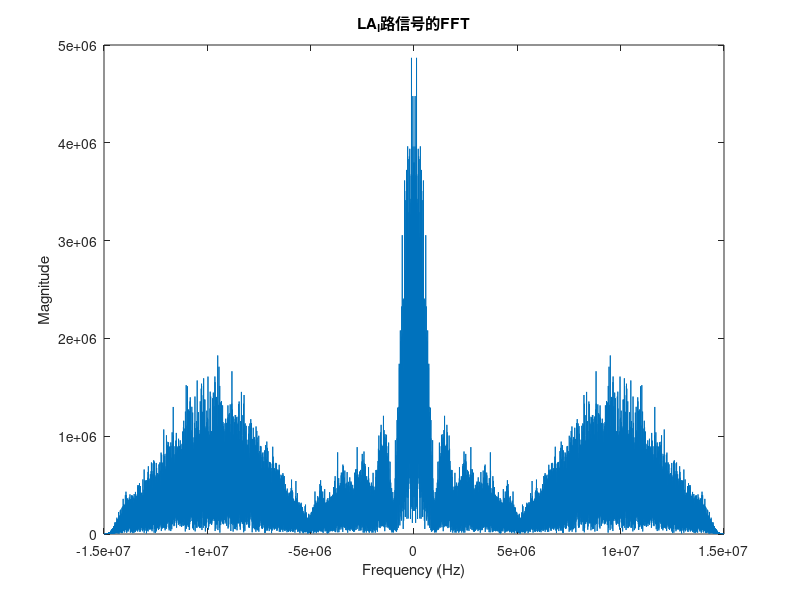
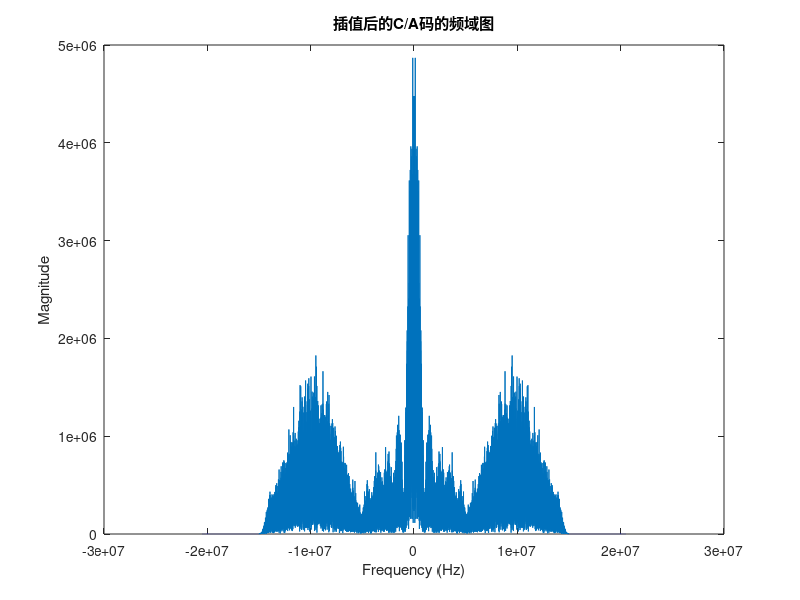
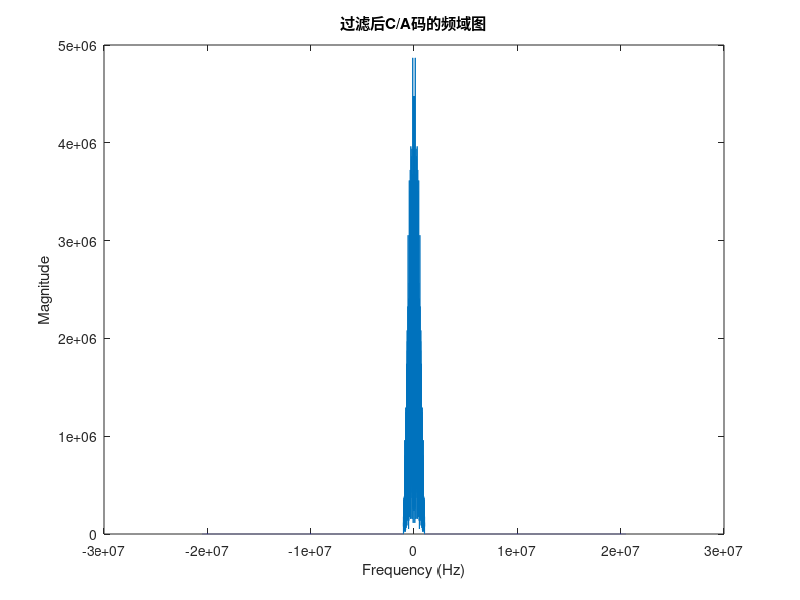
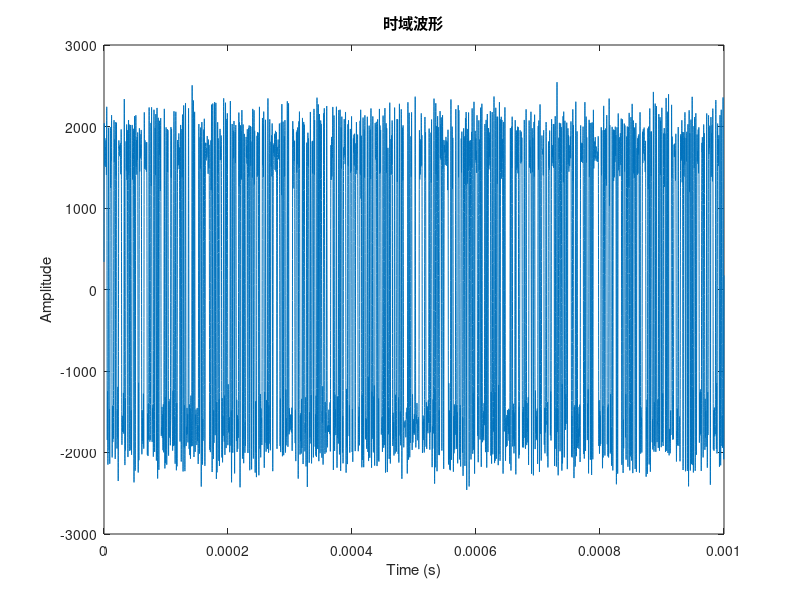

Write the MATLAB code that produced these figures, in order.
% figure(1);[Pxx,fx,SigPow]=PWelch(x,30e6,2048,1024,28e6);
% plot(fx,Pxx);
% 
% grid;axis([-15 15 85 95])  %　Ｉ中有C/A码
clear;clc;
load data.mat;
x=fft(real(data));
%% 参数
%CA信号的rb为1.023e6

fs = 30e6; % 采样率30e6
N = length(x); % 信号长度3e4,则需要在fs的条件下,持续时间位1ms
f = (-N/2:N/2-1)*(fs/N); % 频率轴

signal_fft_shifted = fftshift(x); % 频谱中心化

% 绘制频谱图
figure(1);
plot(f, abs(signal_fft_shifted));
xlabel('Frequency (Hz)');
ylabel('Magnitude');
title('LA_I路信号的FFT');

fs_new = 40.92e6; % 新采样率40.92MSPS
N_new = round(N * (fs_new / fs));
f = (-N_new/2:N_new/2-1)*(fs_new / N_new); % 频率轴
%% 补零
 pad_length = (N_new - N) / 2;
 padded_fft = [zeros(1, pad_length), signal_fft_shifted, zeros(1, pad_length)];

% 绘制插值后的频谱图
figure(2);
plot(f, abs(padded_fft));
xlabel('Frequency (Hz)');
ylabel('Magnitude');
title('插值后的C/A码的频域图');

%% 滤波
ca_rate = 1.023e6; % C/A码速率1.023MSPS
filter_mask = (abs(f) <= ca_rate);
filtered_fft = padded_fft .* filter_mask;

% 绘制过滤后的频谱图
figure(3);
plot(f, abs(filtered_fft));
xlabel('Frequency (Hz)');
ylabel('Magnitude');
title('过滤后C/A码的频域图');

% 计算过滤后的逆FFT
filtered_signal = ifft(ifftshift(filtered_fft));



% 绘制时域图
t_new = (0:N_new-1) / fs_new;
figure;
plot(t_new, real(filtered_signal));
xlabel('Time (s)');
ylabel('Amplitude');
title('时域波形');

